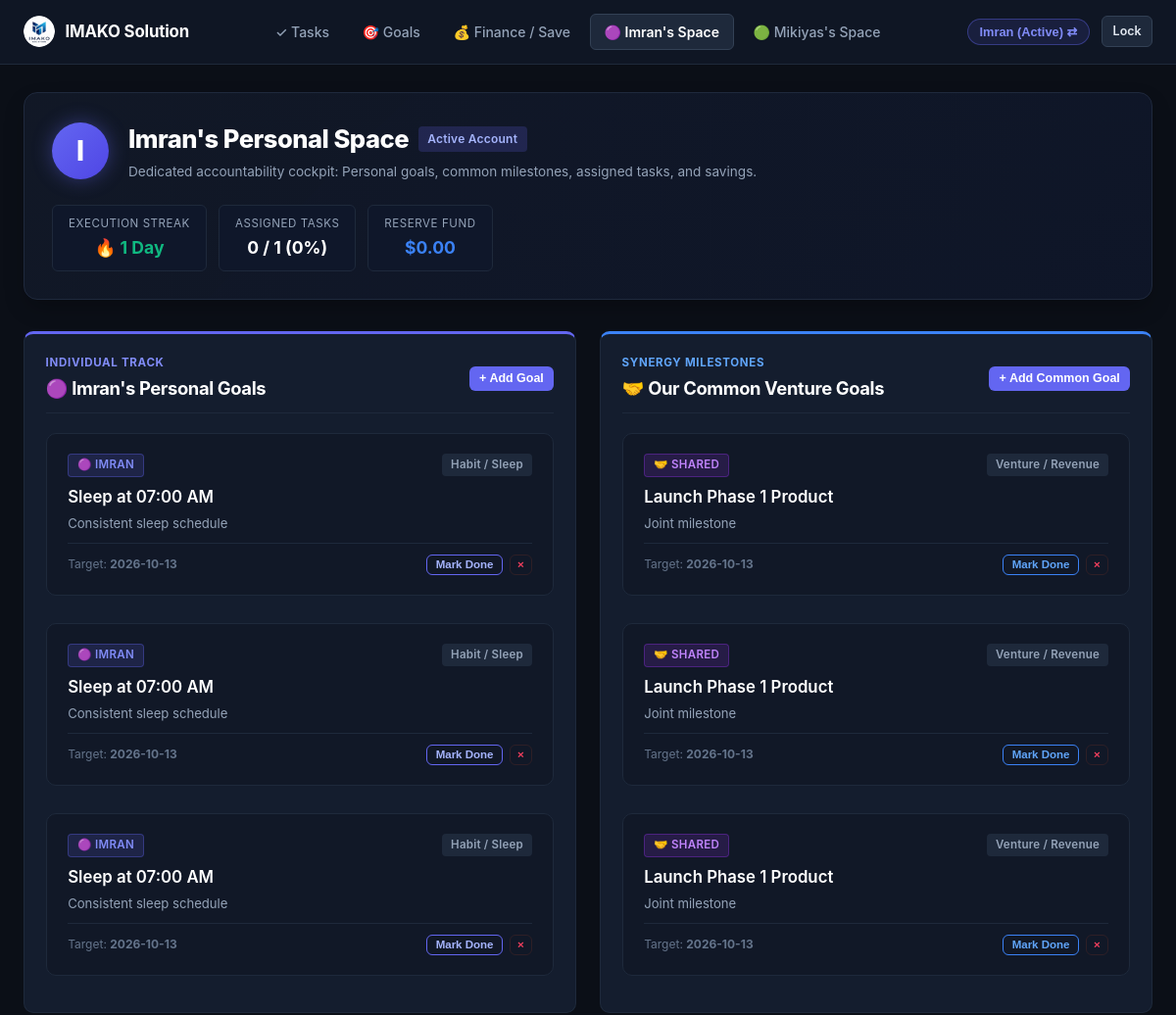
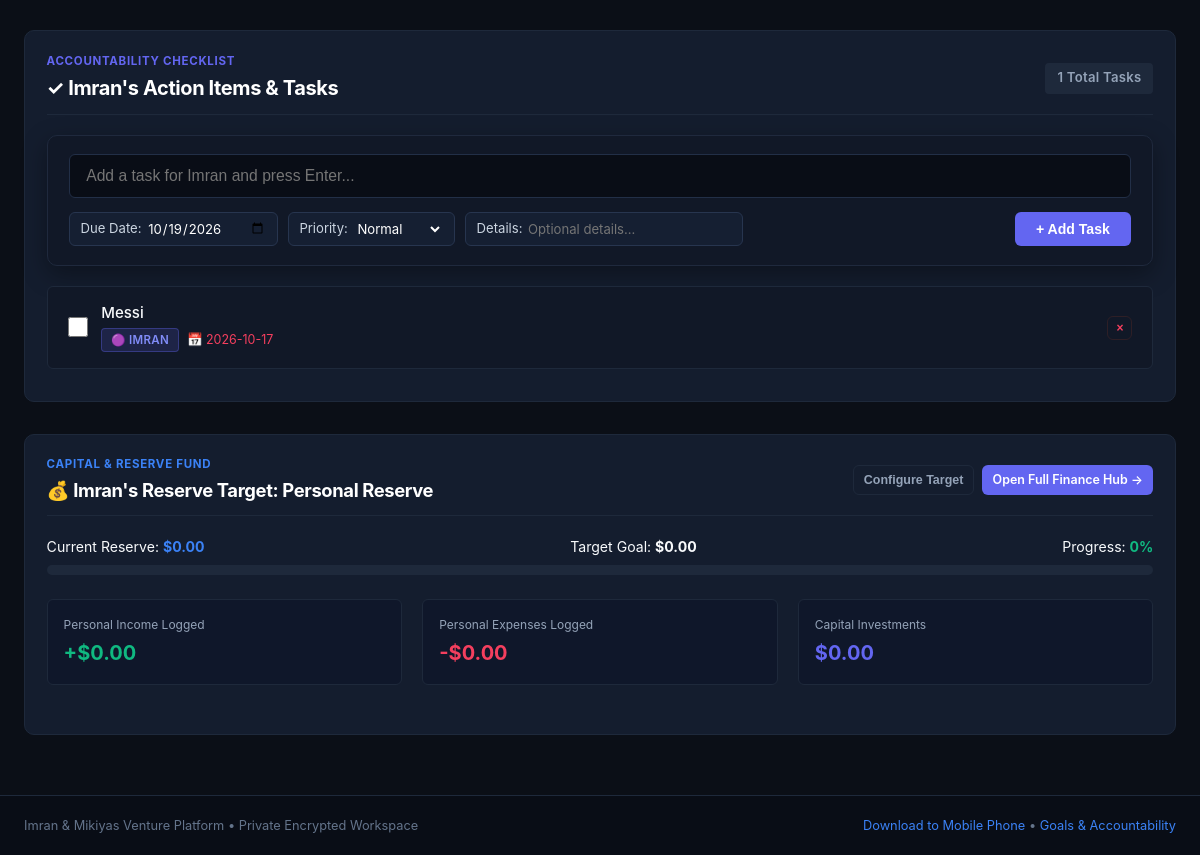
Page /imran (signed in) on the earlier database version (2 pictures, top to bottom).
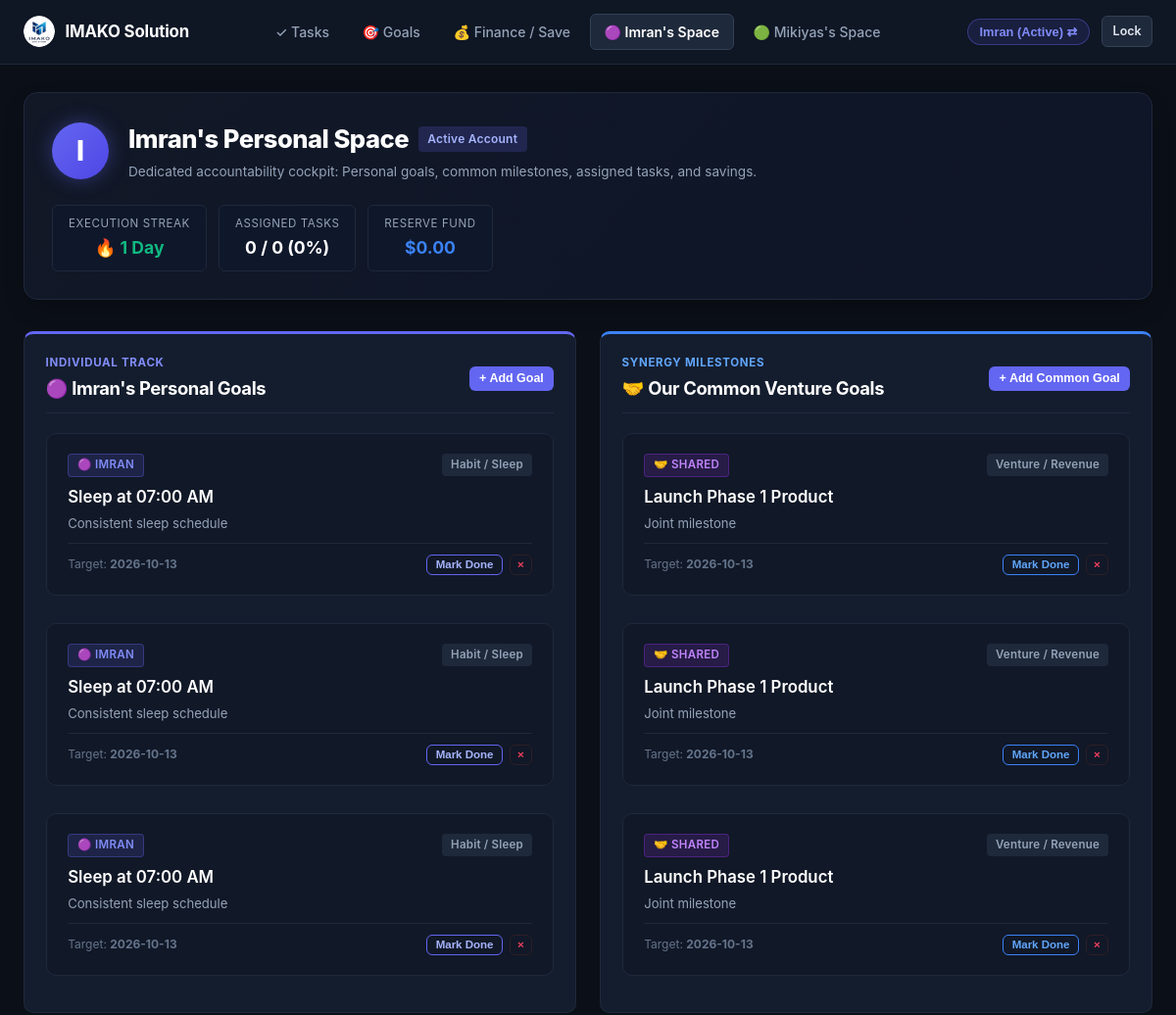
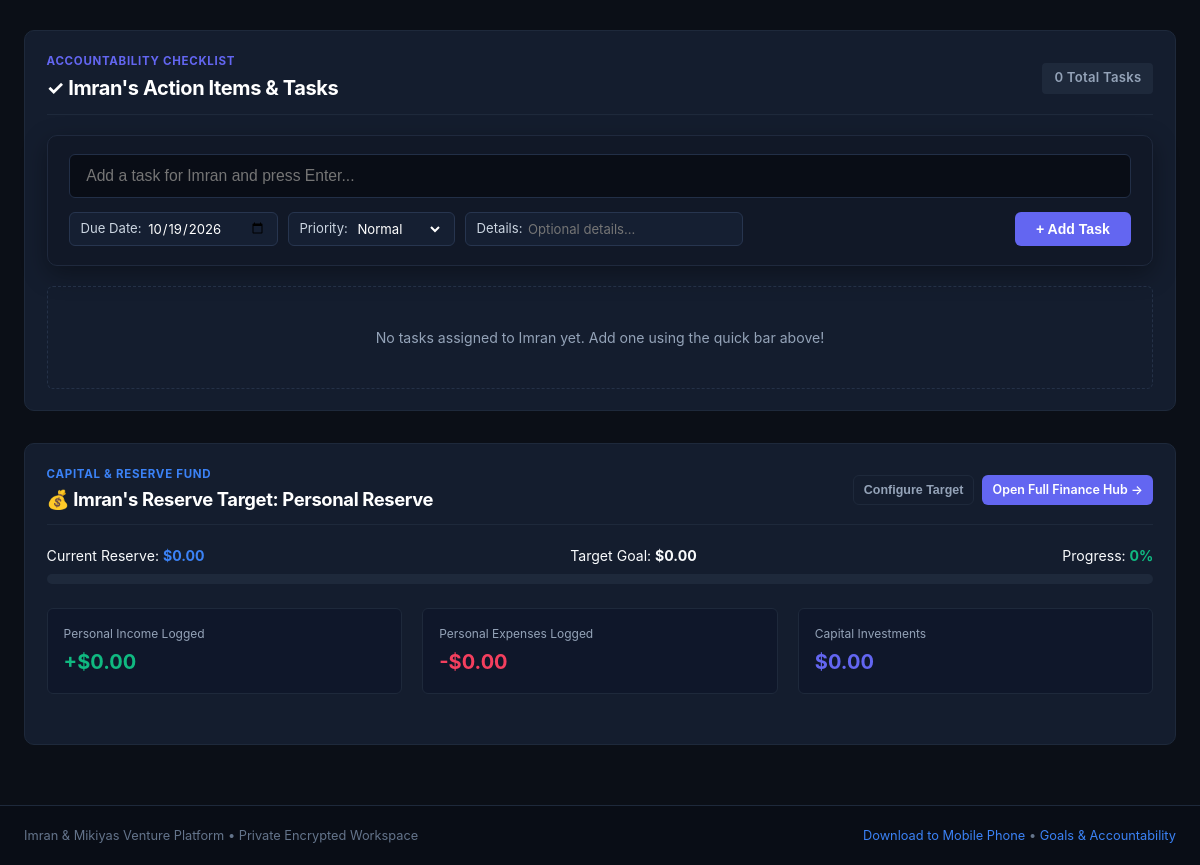
Same page on the later database version (2 pictures, top to bottom).
### tables this page shows
CREATE TABLE goals (
        id INTEGER PRIMARY KEY AUTOINCREMENT,
        goal_type TEXT NOT NULL CHECK(goal_type IN ('shared', 'imran', 'mikiyas')),
        title TEXT NOT NULL,
        description TEXT,
        target_time TEXT,
        target_date TEXT,
        category TEXT DEFAULT 'General',
        is_completed INTEGER NOT NULL DEFAULT 0,
        proof_image TEXT,
        proof_text TEXT,
        ai_verified INTEGER NOT NULL DEFAULT 0,
        ai_status TEXT NOT NULL DEFAULT 'Unverified',
        ai_feedback TEXT,
        reminder_enabled INTEGER NOT NULL DEFAULT 1,
        created_at TIMESTAMP DEFAULT CURRENT_TIMESTAMP
    , progress_pct INTEGER NOT NULL DEFAULT 0);

CREATE TABLE tasks (
        id INTEGER PRIMARY KEY AUTOINCREMENT,
        user_id TEXT NOT NULL,
        task_type TEXT NOT NULL DEFAULT 'personal' CHECK(task_type IN ('shared', 'personal')),
        week_identifier TEXT NOT NULL,
        title TEXT NOT NULL,
        details TEXT,
        due_date TEXT NOT NULL,
        target_time TEXT,
        is_done INTEGER NOT NULL DEFAULT 0,
        done_date TEXT,
        proof_image TEXT,
        proof_text TEXT,
        ai_verified INTEGER NOT NULL DEFAULT 0,
        ai_status TEXT NOT NULL DEFAULT 'Unverified',
        ai_feedback TEXT,
        is_archived INTEGER NOT NULL DEFAULT 0,
        consequence_applied INTEGER NOT NULL DEFAULT 0,
        created_at TIMESTAMP DEFAULT CURRENT_TIMESTAMP, assigned_to TEXT DEFAULT 'imran', priority TEXT DEFAULT 'Normal',
        FOREIGN KEY (user_id) REFERENCES users (id) ON DELETE CASCADE
    );

CREATE TABLE users (
        id TEXT PRIMARY KEY,
        name TEXT NOT NULL,
        pin_hash TEXT NOT NULL,
        default_consequence TEXT NOT NULL DEFAULT '',
        savings_goal_name TEXT NOT NULL DEFAULT 'Capital Growth Fund',
        savings_goal_target REAL NOT NULL DEFAULT 0.0,
        currency TEXT NOT NULL DEFAULT '$'
    );

### app.py (the view)
@app.route("/partner/<partner_id>")
@app.route("/imran")
@app.route("/mikiyas")
def partner_space(partner_id=None):
    if not partner_id:
        partner_id = "imran" if request.path == "/imran" else "mikiyas"
    if partner_id not in ("imran", "mikiyas"):
        partner_id = "imran"
    conn = get_db_connection()
    cursor = conn.cursor()
    cursor.execute("SELECT * FROM users WHERE id = ?", (partner_id,))
    partner = cursor.fetchone()
    cursor.execute("SELECT * FROM goals WHERE goal_type = ? ORDER BY is_completed ASC, id DESC", (partner_id,))
    personal_goals = cursor.fetchall()
    cursor.execute("SELECT * FROM goals WHERE goal_type = 'shared' ORDER BY is_completed ASC, id DESC")
    shared_goals = cursor.fetchall()
    cursor.execute("""
    SELECT * FROM tasks
    WHERE (assigned_to = ? OR (user_id = ? AND assigned_to != 'shared' AND task_type != 'shared'))
    ORDER BY is_done ASC, due_date ASC, id DESC
    """, (partner_id, partner_id))
    partner_tasks = cursor.fetchall()
    tasks_total = len(partner_tasks)
    tasks_done = sum(1 for t in partner_tasks if t["is_done"])
    task_rate = int((tasks_done / tasks_total * 100)) if tasks_total > 0 else 0
    streak_count = calculate_task_streak(conn, partner_id)
    fin_totals = get_user_financial_totals(conn, user_id=partner_id)
    savings_goal = partner["savings_goal_target"] if partner and partner["savings_goal_target"] > 0 else 2500.0
    savings_pct = min(100, int((fin_totals["savings"] / savings_goal) * 100)) if savings_goal > 0 else 0
    conn.close()
    return render_template(
        "partner.html",
        active_page=f"partner_{partner_id}",
        partner=partner,
        personal_goals=personal_goals,
        shared_goals=shared_goals,
        partner_tasks=partner_tasks,
        tasks_done=tasks_done,
        tasks_total=tasks_total,
        task_rate=task_rate,
        streak_count=streak_count,
        fin_totals=fin_totals,
        savings_pct=savings_pct
    )

### app.py (called while the page is built, shortened)
@app.before_request
def require_authentication_gate():
    if request.endpoint == "static" or request.path.startswith(("/static/", "/public/")):
        return None
    allowed_exact = (
        "/", "/index", "/login", "/login/", "/favicon.ico", "/manifest.json", "/sw.js",
        "/api/index", "/api/index/", "/api/index.py", "/debug"
    )
    if (
        request.path in allowed_exact
        or request.endpoint in ("login", "debug_endpoint", "index", "vercel_entrypoint_dispatcher")
    ):
        return None
    user = session.get("logged_in_user") or request.cookies.get("partner_user")
    if user in ("imran", "mikiyas"):
        if not session.get("logged_in_user"):
            session["logged_in_user"] = user
            session.permanent = True
        return None

### database/db.py (called while the page is built, shortened)
def get_db_connection():
    global _last_db_check
    conn = sqlite3.connect(DB_PATH, factory=SyncedConnection)
    conn.row_factory = sqlite3.Row
    conn.execute("PRAGMA foreign_keys = ON")
    return conn

    def commit(self):
        super().commit()
        if is_serverless:
            sync_db()

### templates/partner.html (shortened to what the changed rows need)
{% extends "base.html" %}
{% block content %}
<div class="partner-hero-banner" style="display:flex; justify-content:space-between; align-items:center; flex-wrap:wrap; gap:1.5rem; margin-bottom:2rem; background:linear-gradient(135deg, rgba(17, 24, 39, 0.95), rgba(15, 23, 42, 0.9)); border:1px solid #1f293d; padding:1.75rem; border-radius:var(--radius-lg); box-shadow:0 10px 25px -5px rgba(0,0,0,0.3);">
  <div style="display:flex; align-items:center; gap:1.25rem;">
    <div style="width:58px; height:58px; border-radius:50%; background:{% if partner.id == 'imran' %}linear-gradient(135deg, #6366f1, #4f46e5){% else %}linear-gradient(135deg, #10b981, #059669){% endif %}; display:flex; align-items:center; justify-content:center; font-size:1.75rem; font-weight:800; color:#fff; box-shadow:0 0 20px {% if partner.id == 'imran' %}rgba(99, 102, 241, 0.4){% else %}rgba(16, 185, 129, 0.4){% endif %};">
      {{ partner.name[0] }}
    </div>
    <div>
      <div style="display:flex; align-items:center; gap:0.6rem;">
        <h1 style="font-size:1.6rem; font-weight:800; color:#fff; margin:0;">
          {{ partner.name }}'s Personal Space
        </h1>
        <span class="badge" style="background:{% if partner.id == 'imran' %}rgba(99, 102, 241, 0.2){% else %}rgba(16, 185, 129, 0.2){% endif %}; color:{% if partner.id == 'imran' %}#a5b4fc{% else %}#6ee7b7{% endif %}; font-size:0.75rem; padding:0.25rem 0.6rem;">
          {% if current_user and current_user.id == partner.id %}Active Account{% else %}Partner View{% endif %}
        </span>
      </div>
      <p style="font-size:0.85rem; color:var(--text-muted); margin-top:0.25rem;">
      </p>
    </div>
  </div>
  <div style="display:flex; align-items:center; gap:0.75rem; flex-wrap:wrap;">
    <div style="background:#0f172a; border:1px solid #1e293b; padding:0.6rem 1rem; border-radius:var(--radius-sm); font-size:0.84rem; text-align:center;">
      <div style="font-size:0.72rem; color:var(--text-muted); text-transform:uppercase; letter-spacing:0.05em;">Assigned Tasks</div>
      <div style="font-weight:700; color:#fff; font-size:1.1rem; margin-top:0.15rem;">
        {{ tasks_done }} / {{ tasks_total }} ({{ task_rate }}%)
      </div>
    </div>
  </div>
</div>
<div class="grid-2" style="margin-bottom: 2rem;">
  <div class="card" style="border-top: 3px solid {% if partner.id == 'imran' %}#6366f1{% else %}#10b981{% endif %};">
    {% if personal_goals %}
      <div style="display:flex; flex-direction:column; gap:0.75rem;">
        {% for goal in personal_goals %}
          <div class="goal-tile {% if goal.is_completed %}completed{% endif %}">
            <div class="goal-tile-header">
              <span class="badge-assignee {{ partner.id }}">
                {% if partner.id == 'imran' %}🟣 Imran{% else %}🟢 Mikiyas{% endif %}
              </span>
              <span class="badge" style="background:#1e293b; color:#94a3b8; font-size:0.72rem;">{{ goal.category }}</span>
            </div>
            <div class="goal-tile-title" style="margin-bottom:0.35rem; {% if goal.is_completed %}text-decoration:line-through; color:#64748b;{% endif %}">
              {{ goal.title }}
            </div>
            {% if goal.description %}
              <p style="font-size:0.82rem; color:var(--text-muted); margin-bottom:0.65rem; line-height:1.4;">
                {{ goal.description }}
              </p>
            {% endif %}
            <div style="display:flex; justify-content:space-between; align-items:center; font-size:0.75rem; color:var(--text-subtle); margin-top:0.65rem; padding-top:0.65rem; border-top:1px solid #1e293b;">
              <span>Target: <strong>{{ goal.target_date or 'Ongoing' }}</strong></span>
              <div style="display:flex; align-items:center; gap:0.4rem;">
                <form action="{{ url_for('toggle_goal_status', goal_id=goal.id) }}" method="POST" style="margin:0;">
                  <button type="submit" class="btn btn-outline btn-sm" style="padding:0.22rem 0.55rem; font-size:0.72rem; border-color:{% if goal.is_completed %}#10b981{% else %}#6366f1{% endif %}; color:{% if goal.is_completed %}#34d399{% else %}#a5b4fc{% endif %};">
                    {% if goal.is_completed %}✓ Done{% else %}Mark Done{% endif %}
                  </button>
                </form>
                <form action="{{ url_for('delete_goal', goal_id=goal.id) }}" method="POST" style="margin:0;">
                  <button type="submit" class="btn btn-outline btn-sm delete-confirm-btn" data-confirm-msg="Remove this goal?" style="padding:0.22rem 0.45rem; font-size:0.72rem; border-color:#2e1f26; color:#f43f5e;">
                    &times;
                  </button>
                </form>
              </div>
            </div>
          </div>
        {% endfor %}
      </div>
    {% endif %}
  </div>
  <div class="card" style="border-top: 3px solid #3b82f6;">
    {% if shared_goals %}
      <div style="display:flex; flex-direction:column; gap:0.75rem;">
        {% for goal in shared_goals %}
          <div class="goal-tile {% if goal.is_completed %}completed{% endif %}">
            <div class="goal-tile-header">
              <span class="badge-assignee shared">🤝 Shared</span>
              <span class="badge" style="background:#1e293b; color:#94a3b8; font-size:0.72rem;">{{ goal.category }}</span>
            </div>
            <div class="goal-tile-title" style="margin-bottom:0.35rem; {% if goal.is_completed %}text-decoration:line-through; color:#64748b;{% endif %}">
              {{ goal.title }}
            </div>
            {% if goal.description %}
              <p style="font-size:0.82rem; color:var(--text-muted); margin-bottom:0.65rem; line-height:1.4;">
                {{ goal.description }}
              </p>
            {% endif %}
            <div style="display:flex; justify-content:space-between; align-items:center; font-size:0.75rem; color:var(--text-subtle); margin-top:0.65rem; padding-top:0.65rem; border-top:1px solid #1e293b;">
              <span>Target: <strong>{{ goal.target_date or 'No deadline' }}</strong></span>
              <div style="display:flex; align-items:center; gap:0.4rem;">
                <form action="{{ url_for('toggle_goal_status', goal_id=goal.id) }}" method="POST" style="margin:0;">
                  <button type="submit" class="btn btn-outline btn-sm" style="padding:0.22rem 0.55rem; font-size:0.72rem; border-color:{% if goal.is_completed %}#10b981{% else %}#3b82f6{% endif %}; color:{% if goal.is_completed %}#34d399{% else %}#60a5fa{% endif %};">
                    {% if goal.is_completed %}✓ Done{% else %}Mark Done{% endif %}
                  </button>
                </form>
                <form action="{{ url_for('delete_goal', goal_id=goal.id) }}" method="POST" style="margin:0;">
                  <button type="submit" class="btn btn-outline btn-sm delete-confirm-btn" data-confirm-msg="Remove this goal?" style="padding:0.22rem 0.45rem; font-size:0.72rem; border-color:#2e1f26; color:#f43f5e;">
                    &times;
                  </button>
                </form>
              </div>
            </div>
          </div>
        {% endfor %}
      </div>
    {% endif %}
  </div>
</div>
<div class="card" style="margin-bottom: 2rem;">
  <div class="card-header" style="margin-bottom: 1.25rem;">
    <div>
      <div style="font-size:0.72rem; font-weight:700; text-transform:uppercase; letter-spacing:0.06em; color:var(--accent-indigo); margin-bottom:0.2rem;">
        Accountability Checklist
      </div>
      <h2 style="font-size:1.25rem; font-weight:700; color:#fff;">
        ✓ {{ partner.name }}'s Action Items &amp; Tasks
      </h2>
    </div>
    <span class="badge" style="background:#1e293b; color:#94a3b8; font-size:0.82rem; padding:0.35rem 0.75rem;">
      {{ partner_tasks|length }} Total Tasks
    </span>
  </div>
  <div class="task-quick-add" style="margin-bottom: 1.25rem;">
    <form action="{{ url_for('add_task') }}" method="POST">
      <div class="task-add-input-row">
        <input type="text" name="title" class="task-main-input" placeholder="Add a task for {{ partner.name }} and press Enter..." required autocomplete="off">
      </div>
    </form>
  </div>
  {% if partner_tasks %}
    <div style="display:flex; flex-direction:column; gap:0.6rem;">
      {% for task in partner_tasks %}
        <div class="cool-task-card {% if task.is_done %}is-done{% endif %}">
          <div class="cool-task-left">
            <form action="{{ url_for('toggle_task_done', task_id=task.id) }}" method="POST" style="margin:0; display:flex; align-items:center;">
              <input type="checkbox" class="cool-task-checkbox" {% if task.is_done %}checked{% endif %} onchange="this.form.submit()" title="Toggle task status">
            </form>
            <div style="flex:1;">
              <div class="cool-task-title">
                {{ task.title }}
              </div>
              <div class="cool-task-meta">
                {% if task.assigned_to == 'shared' or task.task_type == 'shared' %}
                  <span class="badge-assignee shared">🤝 Shared</span>
                {% elif task.assigned_to == 'imran' or task.user_id == 'imran' %}
                  <span class="badge-assignee imran">🟣 Imran</span>
                {% else %}
                  <span class="badge-assignee mikiyas">🟢 Mikiyas</span>
                {% endif %}
                {% if task.due_date %}
                  <span style="color:{% if not task.is_done and task.due_date < today_str %}var(--accent-rose){% else %}var(--text-muted){% endif %};">
                    📅 {{ task.due_date }}
                  </span>
                {% endif %}
              </div>
            </div>
          </div>
          <div class="cool-task-actions">
            <form action="{{ url_for('delete_task', task_id=task.id) }}" method="POST" style="margin:0;">
              <button type="submit" class="btn btn-outline btn-sm delete-confirm-btn" data-confirm-msg="Delete this task?" style="padding:0.25rem 0.5rem; font-size:0.75rem; border-color:#2e1f26; color:#f43f5e;">
                &times;
              </button>
            </form>
          </div>
        </div>
      {% endfor %}
    </div>
  {% else %}
    <div style="padding:2.5rem 1rem; text-align:center; color:var(--text-muted); border:1px dashed #243147; border-radius:var(--radius-sm); font-size:0.88rem;">
      No tasks assigned to {{ partner.name }} yet. Add one using the quick bar above!
    </div>
  {% endif %}
</div>
<div class="card" style="margin-bottom: 2rem;">
  <div class="card-header" style="margin-bottom: 1.25rem;">
    <div>
      <div style="font-size:0.72rem; font-weight:700; text-transform:uppercase; letter-spacing:0.06em; color:var(--accent-blue); margin-bottom:0.2rem;">
        Capital &amp; Reserve Fund
      </div>
      <h3 style="font-size:1.15rem; font-weight:700; color:#fff;">
        💰 {{ partner.name }}'s Reserve Target: {{ partner.savings_goal_name or 'Personal Reserve' }}
      </h3>
    </div>
  </div>
  <div style="display:flex; justify-content:space-between; font-size:0.88rem; margin-bottom:0.5rem;">
    <span>Target Goal: <strong>${{ "%.2f"|format(partner.savings_goal_target) }}</strong></span>
  </div>
</div>
{% endblock %}

Differences in the rows shown:
removed tasks: title "Messi", assigned_to "🟣 IMRAN", due_date "2026-10-17"
shown differently, row unchanged: users "Imran": name (not shown) → "Imran"
Other differences:
{{ tasks_total }}: "1" → "0"
{{ partner_tasks|length }}: "1" → "0"
text now shown: "No tasks assigned to yet. Add one using the quick bar above!"
